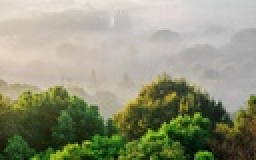
%> input picture hazeimage.jpg, 128 x 80 px, shrunk from 1080 x 673 before the run (shown 2 times larger)
$ octave --eval "result = hazeRemoveUsingDarkMedian(imread('hazeimage.jpg'));"   (GNU Octave 9; MATLAB toolbox functions it lacks are replaced by stand-ins)
%> lines starting %> are read from the running program, lines starting %| are printed output that depends on the picture; in (x1, y1, x2, y2) boxes, pixels count from 0 and x2, y2 are one past the last pixel; in counts of white or black regions, pixels touching at a corner belong together; the program's own positions count from 1
### darkChannelFilter.m
function result = darkChannelFilter(patchSize, f, type)

height = patchSize(1);
width = patchSize(2);

result = zeros([size(f, 1), size(f, 2)], type);

%填白

for heiIdx =  1:size(f, 1)
    for widIdx = 1 : size(f, 2)
        halfPatchWidth = uint8((width/2)) - 1;
        halfPatchHeight = uint8((height/2)) - 1;

        %控制补丁边界
        widthStartPos = 0;
        widthEndPos = uint32(halfPatchWidth) + uint32(widIdx);
        heightStartPos = 0;
        heightEndPos = uint32(halfPatchHeight) + uint32(heiIdx);
        if(heiIdx <= halfPatchHeight)
            heightStartPos = 1;
        else
            heightStartPos = uint32(heiIdx) - uint32(halfPatchWidth);
        end

        if(widIdx <= halfPatchWidth)
            widthStartPos = 1;
        else
            widthStartPos = uint32(widIdx) - uint32(halfPatchWidth);
        end

        if(heightEndPos > size(f, 1))
            heightEndPos = size(f, 1);
        end

        if(widthEndPos > size(f, 2))
            widthEndPos = size(f, 2);
        end

        %提取出目前需要计算的
        ff = f(heightStartPos : heightEndPos, widthStartPos:widthEndPos, :);

        result(heiIdx, widIdx) = min(ff, [], 'all');
    end
end

### estimateAtmosphericLight.m
function [A, darkChannel] = estimateAtmosphericLight(f, filterSize)

darkChannel = darkChannelFilter(filterSize, f, 'uint8');
numOfPixels = size(f,1) * size(f,2);
numOfBrightestPixels = uint32(0.001 * numOfPixels);
for brightness = 0:255
    brightMask = (darkChannel >= brightness);
    if(sum(sum(brightMask)) < numOfBrightestPixels)
        break;
    end
end

A = darkChannel.*uint8(brightMask);

### medianFilterDehazeChannel.m
function result = medianFilterDehazeChannel(f, patchSize, filterSize)

fi = im2uint8(f);
f = im2single(f);
M = darkChannelFilter(patchSize, f, 'single');
A = medfilt2(M, filterSize);
B = A-medfilt2(abs(A-M), filterSize);

p = 0.95;
pB = p*B;

A = estimateAtmosphericLight(fi, patchSize);
A = im2single(A);
rf = f(:,:,1);
gf = f(:,:,2);
bf = f(:,:,3);
Amask = A > 0;
sumAr = sum(sum(rf(Amask))) / sum(sum(Amask));
sumAg = sum(sum(gf(Amask))) / sum(sum(Amask));
sumAb = sum(sum(bf(Amask))) / sum(sum(Amask));
Afull = zeros(size(f));
Afull(:,:,1) = sumAr;
Afull(:,:,2) = sumAg;
Afull(:,:,3) = sumAb;

%result = pB;

pBsmallerThenM = pB < M;
pB(pBsmallerThenM) = M(pBsmallerThenM);
pB(pB < 0) = 0;
F = pB;

result = (f - F)./(1 - F./Afull);
%result = pB;

end

### hazeRemoveUsingDarkMedian.m
function result = hazeRemoveUsingDarkMedian(f)

fi = f;
%> fi is the input picture: size 80x128x3 uint8; mean R, G, B 145.5, 148, 123.8
f = im2single(f);
w = 0.95;
patchSize = [15 15];

rf = f(:,:,1);
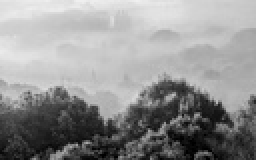
%> rf: size 80x128 single (shown 2 times larger); min 0, max 0.941, mean 0.571
gf = f(:,:,2);
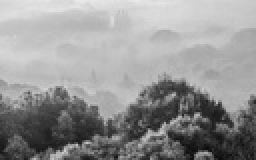
%> gf: size 80x128 single (shown 2 times larger); min 0.0471, max 0.914, mean 0.58
bf = f(:,:,3);
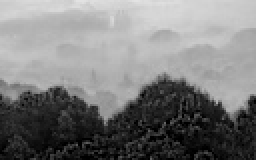
%> bf: size 80x128 single (shown 2 times larger); min 0, max 0.89, mean 0.485

A = estimateAtmosphericLight(fi, patchSize);
%> after the loop in darkChannelFilter, `for heiIdx =  1:size(f, 1)`:
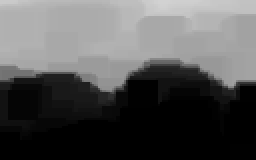
%> result: size 80x128 uint8 (shown 2 times larger); min 0, max 210, mean 84.8
%> the loop in estimateAtmosphericLight, `for brightness = 0:255` made 212 passes
%> pass 2, in estimateAtmosphericLight, `brightMask = (darkChannel >= brightness);`:
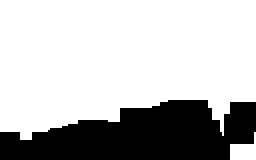
%> brightMask: size 80x128 logical (shown 2 times larger); 73.5% white; 1 black region, box (x1, y1, x2, y2) and area: (0, 50, 128, 80) 2712
%> pass 3, in estimateAtmosphericLight, `brightMask = (darkChannel >= brightness);`:
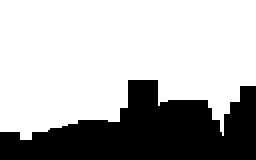
%> brightMask: size 80x128 logical (shown 2 times larger); 69.8% white; 1 black region, box (x1, y1, x2, y2) and area: (0, 40, 128, 80) 3093
%> in estimateAtmosphericLight, `A = darkChannel.*uint8(brightMask);`: A: size 80x128 uint8; every value is 0
A = im2single(A);
%> A: size 80x128 single; every value is 0

Amask = A > 0;
sumAr = sum(sum(rf(Amask))) / sum(sum(Amask));
%> sumAr = NaN
sumAg = sum(sum(gf(Amask))) / sum(sum(Amask));
%> sumAg = NaN
sumAb = sum(sum(bf(Amask))) / sum(sum(Amask));
%> sumAb = NaN

fcopy = f(:,:,:);
fcopy(:, :, 1) = rf / sumAr;
%> fcopy: size 80x128x3 single; 33.33% of the values are NaN or infinite; the others: min 0, max 0.914, mean 0.533
fcopy(:,:,2) = gf / sumAg;
%> fcopy: size 80x128x3 single; 66.67% of the values are NaN or infinite; the others: min 0, max 0.89, mean 0.485
fcopy(:,:,3) = bf / sumAb;
%> fcopy: size 80x128x3 single; every value is NaN or infinite

%估计t
IADarkChannel = medianFilterDehazeChannel(fcopy, patchSize, [41 41]);
%> in medianFilterDehazeChannel, `fi = im2uint8(f);`: fi: size 80x128x3 uint8; every value is 0
%> after the loop in darkChannelFilter (call 2), `for heiIdx =  1:size(f, 1)`: result: size 80x128 single; every value is NaN or infinite
%> in medianFilterDehazeChannel, `A = medfilt2(M, filterSize);`: A: size 80x128 single; 74.12% of the values are NaN or infinite; the others: min 0, max 0, mean 0
%> in medianFilterDehazeChannel, `Afull(:,:,3) = sumAb;`: Afull: size 80x128x3 double; every value is NaN or infinite
% [11 lines of commented-out code are left out]

result = im2uint8(IADarkChannel);
